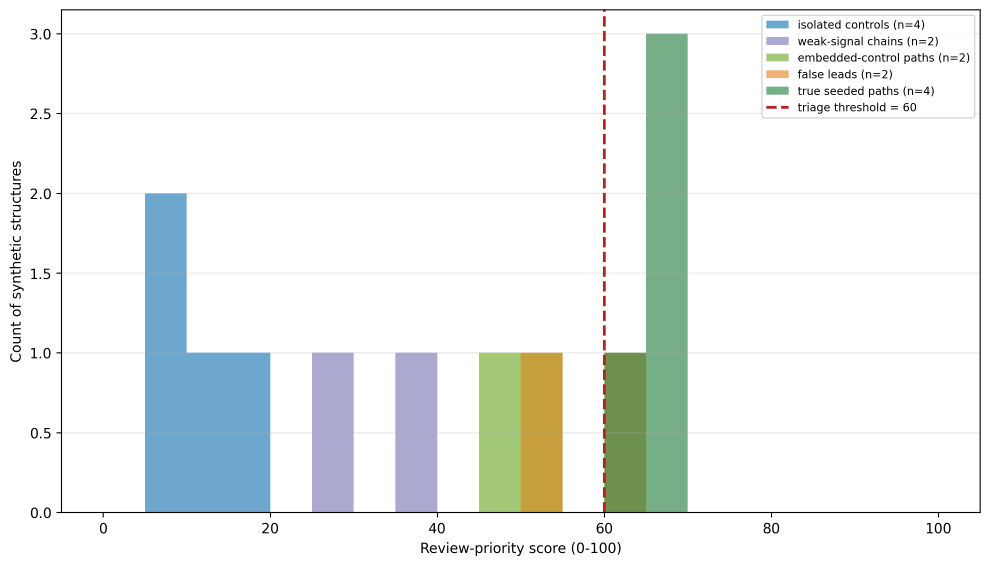
#> input picture figures_benchmark_A/score_distribution.png, 2970 x 1697 px (shown at 1/3 size)
$ python make_v2_figures.py
#> lines starting #> are read from the running program, lines starting #| are printed output that depends on the picture
#!/usr/bin/env python3
# -*- coding: utf-8 -*-
"""
make_v2_figures.py
==================

Builds the manuscript figures (Frontiers format: 180 mm wide, 300 dpi, RGB,
PNG + TIFF) from the machine-written outputs of Benchmark A and Benchmark B.
Synthetic data only. Run after ``generate_synthetic_graph.py --all`` and
``run_v2_benchmark.py``.

    python make_v2_figures.py
"""
from __future__ import annotations

import shutil
from pathlib import Path

import matplotlib
matplotlib.use("Agg")
import matplotlib.pyplot as plt
from matplotlib.patches import FancyBboxPatch
import numpy as np
import pandas as pd
from PIL import Image

import frontg_v2_methods as M
from frontg_v2_generator import REGIME_ORDER

ROOT = Path(__file__).resolve().parent
B = ROOT / "benchmark_B"
OUT = ROOT / "figures_for_submission"
W = 180 / 25.4                         # 180 mm in inches

# Reference categorical palette (validated order; see dataviz palette): colour = method family
FAMILY = {"frontg": "#2a78d6", "heuristic": "#8a8984", "learned": "#eb6834", "hybrid": "#1baf7a"}
METHOD_FAMILY = {"frontg": "frontg", "frontg_no_elig_no_gate": "frontg", "frontg_tuned": "frontg",
                 "frontg_no_elig": "frontg", "mean_grade": "heuristic", "centrality": "heuristic",
                 "logreg_path": "learned", "logreg": "learned", "gbm": "learned",
                 "gbm_oracle": "learned", "gbm_elig": "hybrid"}
SHORT = {"frontg": "FrontG (published)", "frontg_no_elig": "FrontG − eligibility",
         "frontg_no_elig_no_gate": "FrontG − eligibility − gate", "frontg_tuned": "FrontG, tuned threshold",
         "mean_grade": "Mean evidence grade", "centrality": "Path centrality",
         "logreg_path": "Log. regression (FrontG features)", "logreg": "Log. regression (all features)",
         "gbm": "Gradient boosting", "gbm_elig": "Gradient boosting + eligibility",
         "gbm_oracle": "Gradient boosting, in-regime*"}
REGIME_LABEL = {"base": "Base", "hidden_funding": "Hidden funding", "weak_coordination": "Weak-signal coordination",
                "documentary_decoys": "Documentary decoys", "hub_background": "Hub background",
                "community_background": "Community background"}
SHOW = ["frontg", "frontg_no_elig_no_gate", "frontg_tuned", "mean_grade", "centrality",
        "logreg_path", "logreg", "gbm", "gbm_elig", "gbm_oracle"]
INK, INK2, GRID = "#0b0b0b", "#52514e", "#e4e3df"

plt.rcParams.update({
    "font.family": "DejaVu Sans", "font.size": 8, "axes.titlesize": 8.5, "axes.labelsize": 8,
    "xtick.labelsize": 7.5, "ytick.labelsize": 7.5, "legend.fontsize": 7.5,
    "axes.edgecolor": INK2, "axes.labelcolor": INK, "xtick.color": INK2, "ytick.color": INK2,
    "axes.spines.top": False, "axes.spines.right": False, "axes.grid": True,
    "grid.color": GRID, "grid.linewidth": 0.6, "axes.axisbelow": True, "savefig.dpi": 300,
})


def save(fig, n: int) -> None:
    OUT.mkdir(exist_ok=True)
    png = OUT / f"Figure_{n}.png"
    fig.savefig(png, dpi=300, bbox_inches="tight", facecolor="white")
    plt.close(fig)
    Image.open(png).convert("RGB").save(OUT / f"Figure_{n}.tif", dpi=(300, 300), compression="tiff_lzw")


def copy_as(src: Path, n: int) -> None:
    OUT.mkdir(exist_ok=True)
    shutil.copy(src, OUT / f"Figure_{n}.png")
    Image.open(src).convert("RGB").save(OUT / f"Figure_{n}.tif", dpi=(300, 300), compression="tiff_lzw")


def panel(ax, letter: str) -> None:
    ax.text(-0.02, 1.04, letter, transform=ax.transAxes, fontsize=10, fontweight="bold",
            va="bottom", ha="right", color=INK)


# --------------------------------------------------------------------------- #
def fig1_design() -> None:
    fig, ax = plt.subplots(figsize=(W, 3.6))
    ax.set_xlim(0, 101); ax.set_ylim(0, 56); ax.axis("off")

    def box(x, y, w, h, title, lines, edge, face, dashed=False):
        ax.add_patch(FancyBboxPatch((x, y), w, h, boxstyle="round,pad=0.3,rounding_size=1.0",
                                    lw=1.1, ec=edge, fc=face, ls="--" if dashed else "-"))
        ax.text(x + 1.2, y + h - 1.6, title, ha="left", va="top", fontsize=7.4, fontweight="bold", color=edge)
        for i, ln in enumerate(lines):
            ax.text(x + 1.2, y + h - 6.4 - i * 3.6, ln, ha="left", va="top", fontsize=6.0, color=INK)

    def arrow(x0, y0, x1, y1, dashed=False):
        ax.annotate("", xy=(x1, y1), xytext=(x0, y0),
                    arrowprops=dict(arrowstyle="-|>", lw=1.0, color=INK2, ls="--" if dashed else "-"))

    box(0.5, 6, 21, 46, "FrontG (method)",
        ["Path score, 0–100,", "fixed expert weights", "Supporting-signal gate", "Threshold 60",
         "Eligibility rule: funding", "edge and weakest hop", "grade ≥ 2", "Three-zone entity", "resolution", "Per-term audit trail"],
        "#1b3a6b", "#f3f6fb")
    box(26, 30, 33, 22, "Benchmark A: specification",
        ["Fixed planted templates, three scales", "Five acceptance criteria",
         "Exact score bounds by enumeration", "Threshold sweep; weight perturbation"], "#2a78d6", "#f3f6fb")
    box(26, 2, 33, 25, "Benchmark B: latent truth",
        ["True and decoy pathways drawn from", "overlapping evidence distributions",
         "Six regimes (hidden funding, hubs, ...)", "Separability sweep; nine comparators",
         "Adversarial entity-resolution set"], "#b8560f", "#fdf5ef")
    box(63.5, 14, 17, 26, "Expert review",
        ["Confidential queue;", "every flag is a", "prompt for review,", "never a finding"], "#7a5a00", "#fdf8ec")
    box(84, 14, 15.8, 26, "Future use",
        ["Only after ethics,", "legal and data-", "protection review", "and Article 5.3", "governance"],
        "#6b6a66", "#fafaf9", dashed=True)
    arrow(22, 41, 25.6, 41); arrow(22, 14.5, 25.6, 14.5)
    arrow(59.4, 27, 63.1, 27); arrow(80.9, 27, 83.6, 27, dashed=True)
    ax.text(99.5, 0.5, "All entities, relations and names are synthetic.", ha="right", va="bottom",
            fontsize=6.2, style="italic", color=INK2)
    save(fig, 1)
#> in save, `fig.savefig(png, dpi=300, bbox_inches="tight", facecolor="white")`:
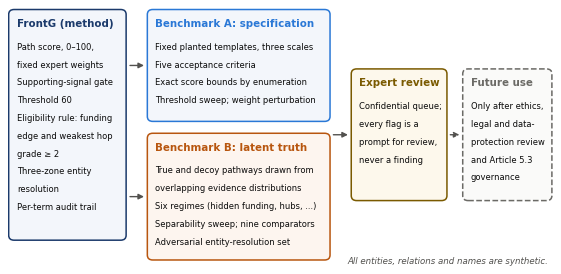
#> figure drawn by matplotlib, 1 panel
#> in save, `Image.open(png).convert("RGB").save(OUT / f"Figure_{n}.tif", dpi=(300,..`:
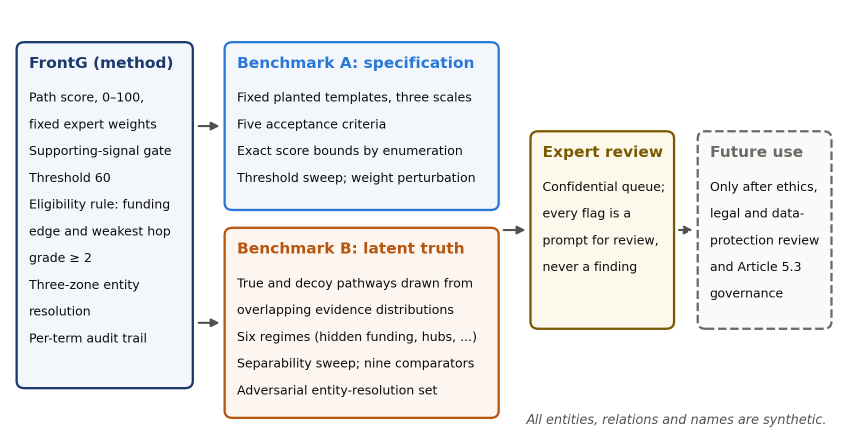
#> saved as Figure_1.tif: PIL image 1707x891 RGB (shown at 1/2 size); mean R, G, B 238.9, 238.2, 238


# --------------------------------------------------------------------------- #
def fig4_learnability() -> None:
    d = pd.read_csv(B / "diagnostic_learnability.csv")
    rows = []
    for _, r in d.iterrows():
        if r["benchmark"].startswith("A"):
            lab = f"A: train {r['train']} → test {r['test']}"
        elif "topology" in r["model"]:
            lab = "B: topology-only probe"
        else:
            lab = "B: evidence features"
        rows.append((lab, r["auprc"], r["prevalence"], r["benchmark"].startswith("A")))
    fig, ax = plt.subplots(figsize=(W * 0.62, 2.4))
    y = np.arange(len(rows))[::-1]
    for yi, (lab, a, p, isA) in zip(y, rows):
        ax.barh(yi, a, height=0.55, color="#2a78d6" if isA else "#eb6834", zorder=2)
        ax.plot([p, p], [yi - 0.36, yi + 0.36], color=INK, lw=1.4, zorder=3)
        ax.text(a + 0.015, yi, f"{a:.2f}", va="center", fontsize=7, color=INK)
    ax.set_yticks(y); ax.set_yticklabels([r[0] for r in rows])
    ax.set_xlim(0, 1.1); ax.set_xlabel("AUPRC of a gradient-boosting learner on held-out data")
    ax.plot([], [], color=INK, lw=1.4, label="prevalence (chance AUPRC)")
    ax.legend(loc="lower right", frameon=False)
    ax.grid(axis="y", visible=False)
    save(fig, 4)


# --------------------------------------------------------------------------- #
# [152 lines left out: functions fig5_auprc, fig6_safety, fig7_separability, fig8_er, not called in this run]


def main() -> None:
    fig1_design()
    # Benchmark A figures: clean publication versions archived in figures_benchmark_A/
    A = ROOT / "figures_benchmark_A"
    copy_as(A / "score_distribution.png", 2)
    copy_as(A / "robustness.png", 3)
#> call 2 of copy_as, with n = 3
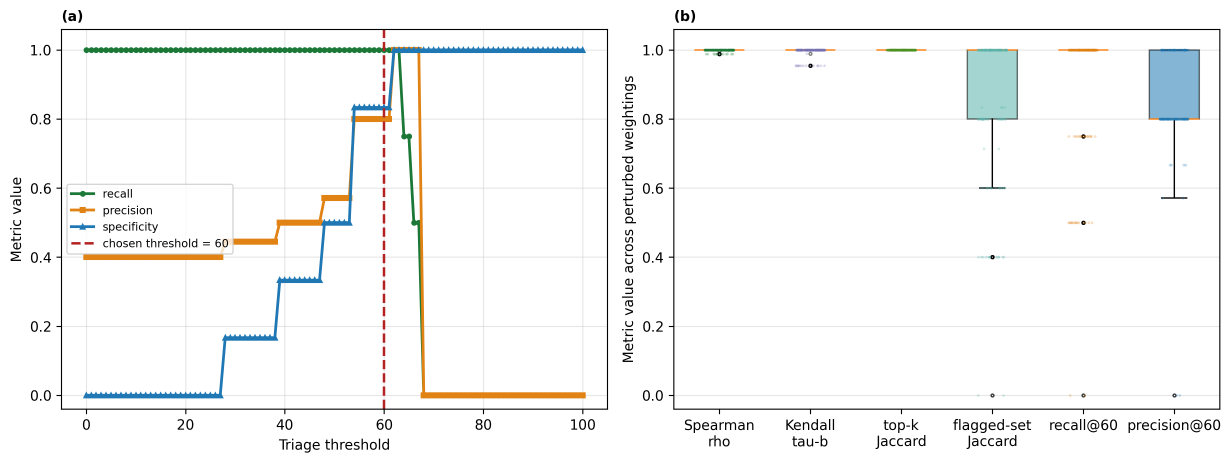
#> input picture figures_benchmark_A/robustness.png, 3693 x 1387 px (shown at 1/3 size)
    fig4_learnability()
    fig5_auprc()
    fig6_safety()
    fig7_separability()
    fig8_er()
    for i, name in enumerate(["planted_paths", "entity_resolution", "bystanders", "active_noise"], 1):
        shutil.copy(A / f"{name}.png", OUT / f"Figure_S{i}.png")
    print(f"Figures written to {OUT}")


if __name__ == "__main__":
#> (the run stopped early here; a loop or call above may not have finished)
